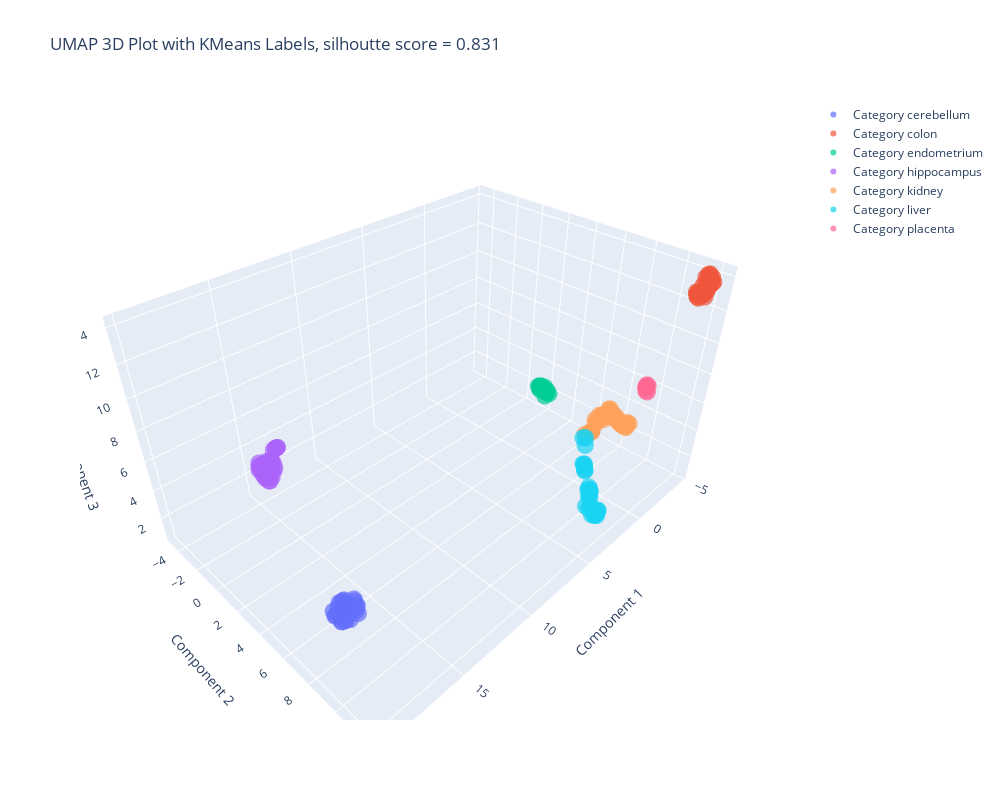

Notebook code for this chart:
### Markdown cell above
Evaluating KMeans model with actual y labels

### Code cell
# getting labels
kmeans_labels = kmeans.predict(X_umap)
kmeans_result = plot_final_result(X_umap, X_sc, y, kmeans_labels, 'KMeans')
